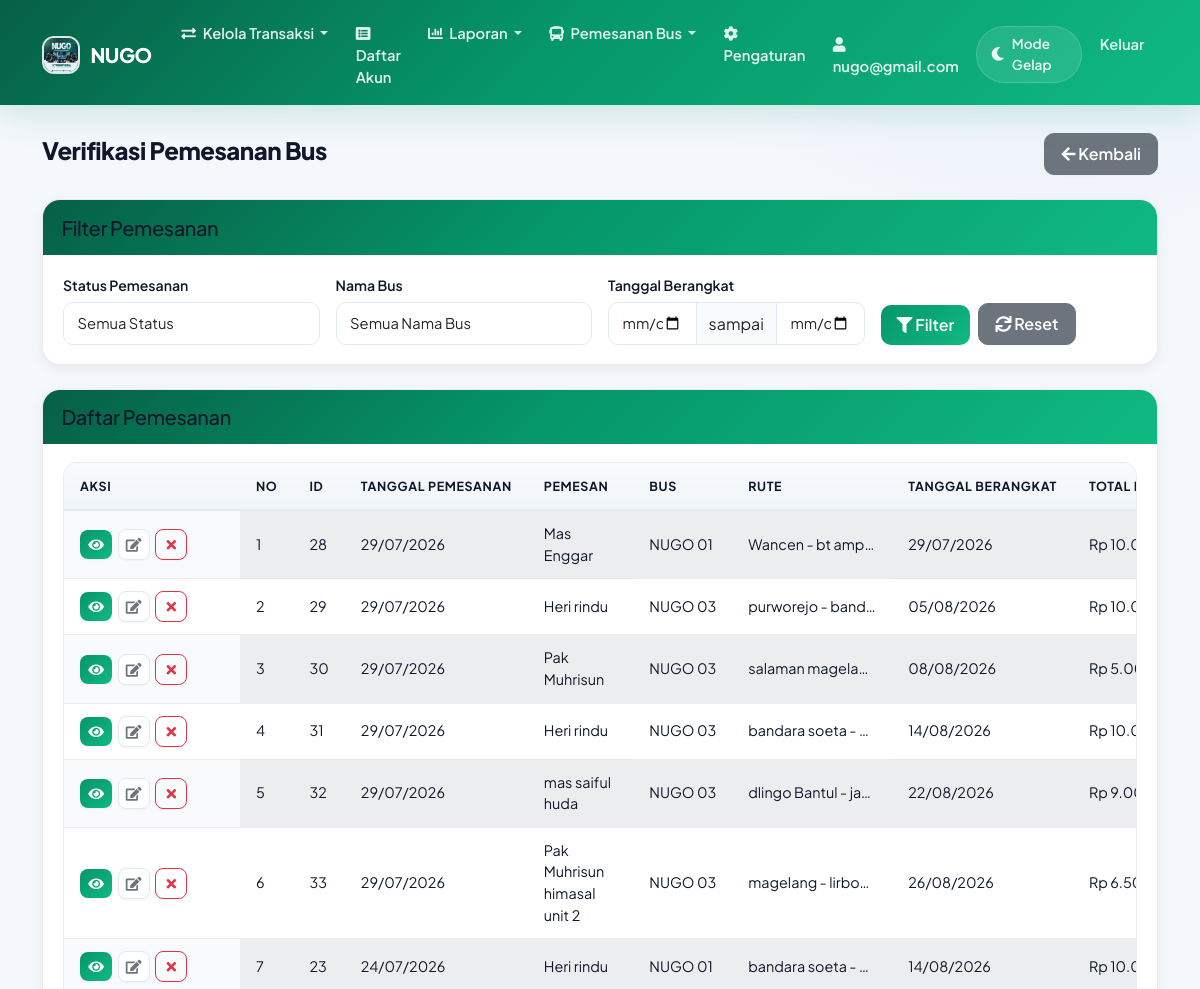
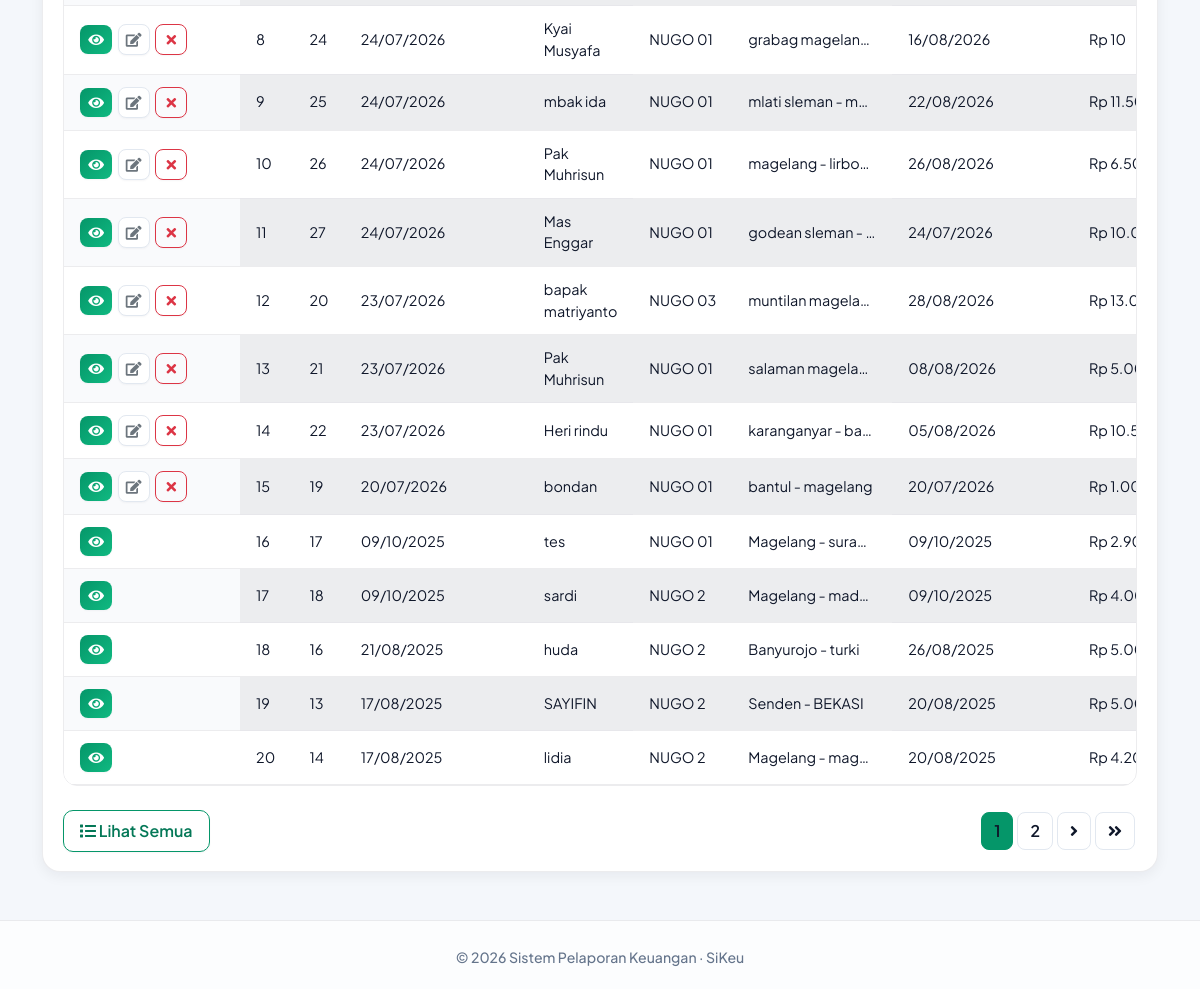
Page /bus/verifikasi_pesanan.php (signed in) on the committed database (2 pictures, top to bottom).
### tables this page shows
CREATE TABLE `perusahaan` (
  `id` int(11) NOT NULL,
  `nama` varchar(100) NOT NULL,
  `alamat` text DEFAULT NULL,
  `telepon` varchar(20) DEFAULT NULL,
  `email` varchar(100) DEFAULT NULL,
  `website` varchar(255) DEFAULT NULL COMMENT 'URL website perusahaan',
  `logo` varchar(255) DEFAULT NULL,
  `jenis` enum('regular','premium') NOT NULL DEFAULT 'regular' COMMENT 'Jenis akun perusahaan',
  `deskripsi` text DEFAULT NULL,
  `created_at` timestamp NOT NULL DEFAULT current_timestamp()
);

CREATE TABLE `users` (
  `id` int(11) NOT NULL,
  `username` varchar(50) NOT NULL,
  `password` varchar(255) NOT NULL,
  `nama_lengkap` varchar(100) NOT NULL,
  `email` varchar(100) DEFAULT NULL,
  `no_hp` varchar(20) DEFAULT NULL,
  `alamat` text DEFAULT NULL,
  `foto_profil` varchar(255) DEFAULT NULL,
  `id_perusahaan` int(11) DEFAULT NULL,
  `default_company` int(11) DEFAULT NULL,
  `created_at` timestamp NOT NULL DEFAULT current_timestamp()
);

CREATE TABLE `pemesanan_bus` (
  `id` int(11) NOT NULL,
  `id_user` int(11) NOT NULL,
  `id_jadwal_bus` int(11) DEFAULT NULL,
  `id_bus` int(11) NOT NULL,
  `tanggal_pemesanan` date NOT NULL,
  `tanggal_berangkat` date NOT NULL,
  `waktu_berangkat` time NOT NULL,
  `kota_asal` varchar(100) NOT NULL,
  `kota_tujuan` varchar(100) NOT NULL,
  `jumlah_penumpang` int(11) NOT NULL,
  `total_harga` decimal(15,2) NOT NULL,
  `status` enum('dibayar_dp','dibayar','selesai','dibatalkan','pending','ditolak') DEFAULT 'pending',
  `catatan` text DEFAULT NULL,
  `bukti_pembayaran` varchar(255) DEFAULT NULL,
  `created_at` timestamp NOT NULL DEFAULT current_timestamp(),
  `bukti_transfer_admin` varchar(255) DEFAULT NULL,
  `catatan_admin` varchar(500) NOT NULL,
  `tanggal_verifikasi` date DEFAULT NULL,
  `nama_pemesan` varchar(500) NOT NULL,
  `kontak_pemesan` varchar(250) NOT NULL,
  `jenis_pembayaran` enum('lunas','dp') NOT NULL DEFAULT 'lunas',
  `jumlah_bayar` decimal(15,2) DEFAULT NULL,
  `pembayaran_dp` decimal(15,2) DEFAULT NULL,
  `sisa_pembayaran` decimal(15,2) DEFAULT NULL,
  `dp_created_at` datetime DEFAULT NULL,
  `latitude` decimal(10,8) DEFAULT NULL,
  `longitude` decimal(10,8) DEFAULT NULL,
  `titik_jemput` text DEFAULT NULL
);

CREATE TABLE `bus` (
  `id` int(11) NOT NULL,
  `nama_bus` varchar(100) NOT NULL,
  `nomor_polisi` varchar(20) NOT NULL,
  `kode_armada` varchar(20) DEFAULT NULL,
  `lembar_saham` int(11) NOT NULL DEFAULT 0,
  `grup_armada` enum('1-5','6-7') DEFAULT '1-5',
  `kapasitas` int(11) NOT NULL,
  `tipe` varchar(250) NOT NULL,
  `fasilitas` text DEFAULT NULL,
  `harga_per_km` decimal(15,2) NOT NULL,
  `status` enum('tersedia','dalam_perjalanan','pemeliharaan') DEFAULT 'tersedia',
  `foto` varchar(255) DEFAULT NULL,
  `id_perusahaan` int(11) DEFAULT NULL,
  `created_at` timestamp NOT NULL DEFAULT current_timestamp()
);

### bus/verifikasi_pesanan.php (the view, shortened to what the rows shown need)
<?php
require_once '../config/database.php';
require_once '../config/functions.php';
require_once 'includes/pemesanan_helper.php';
$items_per_page = 20;
$page = isset($_GET['page']) ? (int)$_GET['page'] : 1;
$page = max(1, $page);
$offset = ($page - 1) * $items_per_page;
$view_all = isset($_GET['view_all']) && $_GET['view_all'] == 1;
$where_clause = '';
$params = [];
$query = "SELECT pb.*, b.nama_bus, b.nomor_polisi
          FROM pemesanan_bus pb
          JOIN bus b ON pb.id_bus = b.id
          $where_clause
          ORDER BY pb.tanggal_pemesanan DESC";
if (!$view_all) {
    $query .= " LIMIT $items_per_page OFFSET $offset";
}
$stmt = $db->prepare($query);
$stmt->execute($params);
$pemesanan_list = $stmt->fetchAll();
include '../templates/header.php';
?>
<div class="container mt-4">
    <div class="d-flex justify-content-between align-items-center mb-4">
        <h2>Verifikasi Pemesanan Bus</h2>
    </div>
    <div class="card">
        <div class="card-body">
            <?php if (empty($pemesanan_list)): ?>
                <div class="alert alert-info">
                    Tidak ada data pemesanan yang ditemukan.
                </div>
            <?php else: ?>
                <div class="table-responsive pesanan-table-wrap">
                    <table class="table table-striped table-hover pesanan-table mb-0">
                        <thead>
                            <tr>
                                <th class="pesanan-col-aksi">Aksi</th>
                                <th>No</th>
                                <th>ID</th>
                                <th class="d-none d-xl-table-cell">Tanggal Pemesanan</th>
                                <th>Pemesan</th>
                                <th class="d-none d-lg-table-cell">Bus</th>
                                <th>Rute</th>
                                <th>Tanggal Berangkat</th>
                                <th>Total Harga</th>
                            </tr>
                        </thead>
                        <tbody>
                            <?php
                            $no = $view_all ? 1 : ($offset + 1);
                            foreach ($pemesanan_list as $pemesanan):
                            ?>
                                <tr>
                                    <td class="pesanan-col-aksi">
                                        <div class="pesanan-action-wrap">
                                            <button type="button" class="btn btn-sm btn-primary" data-bs-toggle="modal" data-bs-target="#detailModal<?php echo $pemesanan['id']; ?>" title="Detail">
                                                <i class="fas fa-eye"></i>
                                            </button>
                                            <?php if (pemesananCanEdit($pemesanan['status'])): ?>
                                                <a href="edit_pesanan.php?id=<?= (int) $pemesanan['id'] ?>&redirect=<?= urlencode('verifikasi_pesanan.php') ?>" class="btn btn-sm btn-outline-secondary" title="Edit">
                                                    <i class="fas fa-edit"></i>
                                                </a>
                                            <?php endif; ?>
                                            <?php if (pemesananCanCancel($pemesanan['status'])): ?>
                                                <button type="button" class="btn btn-sm btn-outline-danger" data-bs-toggle="modal" data-bs-target="#batalModalAdmin<?= (int) $pemesanan['id'] ?>" title="Batalkan">
                                                    <i class="fas fa-times"></i>
                                                </button>
                                            <?php endif; ?>
                                        </div>
                                    </td>
                                    <td><?php echo $no++; ?></td>
                                    <td><?php echo $pemesanan['id']; ?></td>
                                    <td class="d-none d-xl-table-cell"><?php echo date('d/m/Y', strtotime($pemesanan['tanggal_pemesanan'])); ?></td>
                                    <td><?php echo htmlspecialchars($pemesanan['nama_pemesan']); ?></td>
                                    <td class="d-none d-lg-table-cell text-truncate" style="max-width: 140px;" title="<?php echo htmlspecialchars($pemesanan['nama_bus'] . ' (' . $pemesanan['nomor_polisi'] . ')'); ?>">
                                        <?php echo htmlspecialchars($pemesanan['nama_bus']); ?>
                                    </td>
                                    <td class="text-truncate" style="max-width: 160px;" title="<?php echo htmlspecialchars($pemesanan['kota_asal'] . ' - ' . $pemesanan['kota_tujuan']); ?>">
                                        <?php echo htmlspecialchars($pemesanan['kota_asal']); ?> - <?php echo htmlspecialchars($pemesanan['kota_tujuan']); ?>
                                    </td>
                                    <td><?php echo date('d/m/Y', strtotime($pemesanan['tanggal_berangkat'])); ?></td>
                                    <td class="text-nowrap"><?php echo formatRupiah($pemesanan['total_harga']); ?></td>
                                </tr>
                            <?php endforeach; ?>
                        </tbody>
                    </table>
                </div>
            <?php endif; ?>
        </div>
    </div>
</div>
<?php include '../templates/footer.php'; ?>

### templates/header.php (shortened to what the rows shown need)
<!DOCTYPE html>
<html lang="id" data-theme="light">
<head>
    <link href="https://cdn.jsdelivr.net/npm/bootstrap@5.1.3/dist/css/bootstrap.min.css" rel="stylesheet">
    <link href="https://cdnjs.cloudflare.com/ajax/libs/font-awesome/5.15.4/css/all.min.css" rel="stylesheet">
    <?php
    $sikeu_theme_ver = @filemtime(__DIR__ . '/../assets/css/sikeu-theme.css') ?: time();
    $sikeu_dark_ver = @filemtime(__DIR__ . '/../assets/css/dark-mode.css') ?: time();
    $sikeu_style_ver = @filemtime(__DIR__ . '/../assets/css/style.css') ?: time();
    ?>
    <link href="/assets/css/sikeu-theme.css?v=<?= $sikeu_theme_ver ?>" rel="stylesheet">
    <link href="/assets/css/dark-mode.css?v=<?= $sikeu_dark_ver ?>" rel="stylesheet">
    <link rel="stylesheet" href="/assets/css/style.css?v=<?= $sikeu_style_ver ?>">
    <link rel="stylesheet" href="https://unpkg.com/leaflet@1.7.1/dist/leaflet.css" />
</head>
<body class="sikeu-app">
    <nav class="navbar navbar-expand-lg navbar-dark sikeu-navbar">
        <div class="container">
            <a class="navbar-brand" href="/index.php">
                <?php
                $logo_path = '/assets/img/logo.jpg';
                if (isset($_SESSION['user_id']) && isset($db)) {
                    $user_id = $_SESSION['user_id'];
                    $stmt = $db->prepare("SELECT default_company FROM users WHERE id = ?");
                    $stmt->execute([$user_id]);
                    $user_data = $stmt->fetch();
                    $default_company_id = $user_data['default_company'] ?? null;
                    if ($default_company_id) {
                        $stmt = $db->prepare("SELECT logo, nama FROM perusahaan WHERE id = ?");
                        $stmt->execute([$default_company_id]);
                        $perusahaan = $stmt->fetch();
                        if ($perusahaan && !empty($perusahaan['logo'])) {
                            $logo_path = '/' . $perusahaan['logo'];
                        }
                    }
                }
                ?>
                <img src="<?php echo htmlspecialchars($logo_path); ?>" alt="Logo" />
                <?php
                if (isset($perusahaan) && !empty($perusahaan['nama'])) {
                    echo htmlspecialchars($perusahaan['nama']);
                } else {
                    echo "SiKeu";
                }
                ?>
            </a>
            <div class="collapse navbar-collapse" id="navbarNav">
                <ul class="navbar-nav me-auto">
                </ul>
                <ul class="navbar-nav">
                    <?php if (isset($_SESSION['user_id'])) :
                        $stmt = $db->prepare("SELECT * FROM users WHERE id = ?");
                        $stmt->execute([$_SESSION['user_id']]);
                        $user = $stmt->fetch();
                        $username = $user['username'] ?? 'Pengguna';
                    ?>
                        <li class="nav-item">
                            <a class="nav-link" href="/pengaturan/profil.php">
                                <i class="fas fa-user me-1"></i>
                                <span><?php echo htmlspecialchars($username); ?></span>
                            </a>
                        </li>
                        <li class="nav-item d-flex align-items-center px-1">
                            <div class="sikeu-theme-switch" onclick="toggleTheme()" role="button" tabindex="0" aria-label="Toggle theme">
                                <i class="fas fa-moon"></i>
                                <span class="d-none d-lg-inline">Mode Gelap</span>
                            </div>
                        </li>
                        <li class="nav-item">
                            <a class="nav-link" href="/logout.php">Keluar</a>
                        </li>
                    <?php endif; ?>
                </ul>
            </div>
        </div>
    </nav>

### rows in the picture
perusahaan: logo (picture), nama "NUGO"
users: username "nugo@gmail.com"
pemesanan_bus: id "28", tanggal_pemesanan "29/07/2026", nama_pemesan "Mas Enggar", id_bus.nama_bus "NUGO 01", kota_asal "Wancen", kota_tujuan "bt amp…", tanggal_berangkat "29/07/2026", total_harga "Rp…"
pemesanan_bus: id "29", tanggal_pemesanan "29/07/2026", nama_pemesan "Heri rindu", id_bus.nama_bus "NUGO 03", kota_asal "purworejo", kota_tujuan "band…", tanggal_berangkat "05/08/2026", total_harga "Rp…"
pemesanan_bus: id "30", tanggal_pemesanan "29/07/2026", nama_pemesan "Pak Muhrisun", id_bus.nama_bus "NUGO 03", kota_asal "salaman magela…", tanggal_berangkat "08/08/2026", total_harga "Rp…"
pemesanan_bus: id "31", tanggal_pemesanan "29/07/2026", nama_pemesan "Heri rindu", id_bus.nama_bus "NUGO 03", kota_asal "bandara soeta", tanggal_berangkat "14/08/2026", total_harga "Rp…"
pemesanan_bus: id "32", tanggal_pemesanan "29/07/2026", nama_pemesan "mas saiful huda", id_bus.nama_bus "NUGO 03", kota_asal "dlingo Bantul", kota_tujuan "ja…", tanggal_berangkat "22/08/2026", total_harga "Rp…"
pemesanan_bus: id "33", tanggal_pemesanan "29/07/2026", nama_pemesan "Pak Muhrisun himasal unit 2", id_bus.nama_bus "NUGO 03", kota_asal "magelang", kota_tujuan "lirbo…", tanggal_berangkat "26/08/2026", total_harga "Rp…"
pemesanan_bus: id "23", tanggal_pemesanan "24/07/2026", nama_pemesan "Heri rindu", id_bus.nama_bus "NUGO 01", kota_asal "bandara soeta", tanggal_berangkat "14/08/2026", total_harga "Rp…"
pemesanan_bus: id "24", tanggal_pemesanan "24/07/2026", nama_pemesan "Kyai Musyafa", id_bus.nama_bus "NUGO 01", kota_asal "grabag magelan…", tanggal_berangkat "16/08/2026", total_harga "Rp 10"
pemesanan_bus: id "25", tanggal_pemesanan "24/07/2026", nama_pemesan "mbak ida", id_bus.nama_bus "NUGO 01", kota_asal "mlati sleman", kota_tujuan "m…", tanggal_berangkat "22/08/2026", total_harga "Rp…"
pemesanan_bus: id "26", tanggal_pemesanan "24/07/2026", nama_pemesan "Pak Muhrisun", id_bus.nama_bus "NUGO 01", kota_asal "magelang", kota_tujuan "lirbo…", tanggal_berangkat "26/08/2026", total_harga "Rp…"
pemesanan_bus: id "27", tanggal_pemesanan "24/07/2026", nama_pemesan "Mas Enggar", id_bus.nama_bus "NUGO 01", kota_asal "godean sleman", tanggal_berangkat "24/07/2026", total_harga "Rp…"
pemesanan_bus: id "20", tanggal_pemesanan "23/07/2026", nama_pemesan "bapak matriyanto", id_bus.nama_bus "NUGO 03", kota_asal "muntilan magela…", tanggal_berangkat "28/08/2026", total_harga "Rp…"
pemesanan_bus: id "21", tanggal_pemesanan "23/07/2026", nama_pemesan "Pak Muhrisun", id_bus.nama_bus "NUGO 01", kota_asal "salaman magela…", tanggal_berangkat "08/08/2026", total_harga "Rp…"
pemesanan_bus: id "22", tanggal_pemesanan "23/07/2026", nama_pemesan "Heri rindu", id_bus.nama_bus "NUGO 01", kota_asal "karanganyar", kota_tujuan "ba…", tanggal_berangkat "05/08/2026", total_harga "Rp…"
pemesanan_bus: id "19", tanggal_pemesanan "20/07/2026", nama_pemesan "bondan", id_bus.nama_bus "NUGO 01", kota_asal "bantul", kota_tujuan "magelang", tanggal_berangkat "20/07/2026", total_harga "Rp…"
pemesanan_bus: id "17", tanggal_pemesanan "09/10/2025", nama_pemesan "tes", id_bus.nama_bus "NUGO 01", kota_asal "Magelang", kota_tujuan "sura…", tanggal_berangkat "09/10/2025", total_harga "Rp…"
pemesanan_bus: id "18", tanggal_pemesanan "09/10/2025", nama_pemesan "sardi", id_bus.nama_bus "NUGO 2", kota_asal "Magelang", kota_tujuan "mad…", tanggal_berangkat "09/10/2025", total_harga "Rp…"
pemesanan_bus: id "16", tanggal_pemesanan "21/08/2025", nama_pemesan "huda", id_bus.nama_bus "NUGO 2", kota_asal "Banyurojo", kota_tujuan "turki", tanggal_berangkat "26/08/2025", total_harga "Rp…"
pemesanan_bus: id "13", tanggal_pemesanan "17/08/2025", nama_pemesan "SAYIFIN", id_bus.nama_bus "NUGO 2", kota_asal "Senden", kota_tujuan "BEKASI", tanggal_berangkat "20/08/2025", total_harga "Rp…"
pemesanan_bus: id "14", tanggal_pemesanan "17/08/2025", nama_pemesan "lidia", id_bus.nama_bus "NUGO 2", kota_asal "Magelang", kota_tujuan "mag…", tanggal_berangkat "20/08/2025", total_harga "Rp…"
